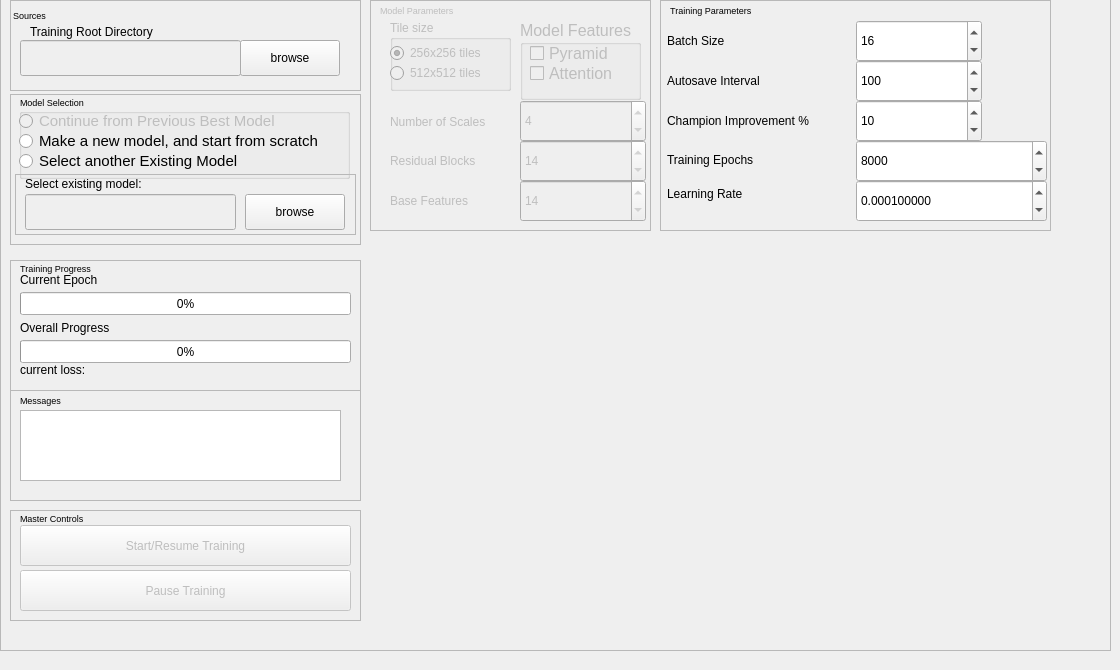
    <widget class="QWidget" name="tab_train">
     <attribute name="title">
      <string>Training</string>
     </attribute>
     <widget class="QFrame" name="frame_3">
      <property name="geometry">
       <rect>
        <x>0</x>
        <y>-10</y>
        <width>1111</width>
        <height>661</height>
       </rect>
      </property>
      <property name="frameShape">
       <enum>QFrame::StyledPanel</enum>
      </property>
      <property name="frameShadow">
       <enum>QFrame::Raised</enum>
      </property>
      <widget class="QFrame" name="frame_model_params">
       <property name="enabled">
        <bool>false</bool>
       </property>
       <property name="geometry">
        <rect>
         <x>370</x>
         <y>10</y>
         <width>281</width>
         <height>231</height>
        </rect>
       </property>
       <property name="frameShape">
        <enum>QFrame::StyledPanel</enum>
       </property>
       <property name="frameShadow">
        <enum>QFrame::Sunken</enum>
       </property>
       <widget class="QGroupBox" name="grp_tile_size">
        <property name="geometry">
         <rect>
          <x>20</x>
          <y>20</y>
          <width>121</width>
          <height>71</height>
         </rect>
        </property>
        <property name="toolTip">
         <string>Select the training tile size.</string>
        </property>
        <property name="title">
         <string>Tile size</string>
        </property>
        <widget class="QRadioButton" name="rdo_tile_512">
         <property name="geometry">
          <rect>
           <x>0</x>
           <y>40</y>
           <width>121</width>
           <height>26</height>
          </rect>
         </property>
         <property name="text">
          <string>512x512 tiles</string>
         </property>
        </widget>
        <widget class="QRadioButton" name="rdo_tile_256">
         <property name="geometry">
          <rect>
           <x>0</x>
           <y>20</y>
           <width>121</width>
           <height>26</height>
          </rect>
         </property>
         <property name="text">
          <string>256x256 tiles</string>
         </property>
         <property name="checked">
          <bool>true</bool>
         </property>
        </widget>
       </widget>
       <widget class="QSpinBox" name="spinBox_scales">
        <property name="geometry">
         <rect>
          <x>150</x>
          <y>100</y>
          <width>126</width>
          <height>42</height>
         </rect>
        </property>
        <property name="minimum">
         <number>1</number>
        </property>
        <property name="maximum">
         <number>5</number>
        </property>
        <property name="value">
         <number>4</number>
        </property>
       </widget>
       <widget class="QLabel" name="label_5">
        <property name="geometry">
         <rect>
          <x>20</x>
          <y>112</y>
          <width>121</width>
          <height>20</height>
         </rect>
        </property>
        <property name="text">
         <string>Number of Scales</string>
        </property>
       </widget>
       <widget class="QLabel" name="label_12">
        <property name="geometry">
         <rect>
          <x>20</x>
          <y>151</y>
          <width>121</width>
          <height>20</height>
         </rect>
        </property>
        <property name="text">
         <string>Residual Blocks</string>
        </property>
       </widget>
       <widget class="QSpinBox" name="spinBox_residual_blocks">
        <property name="geometry">
         <rect>
          <x>150</x>
          <y>140</y>
          <width>126</width>
          <height>42</height>
         </rect>
        </property>
        <property name="minimum">
         <number>1</number>
        </property>
        <property name="maximum">
         <number>32</number>
        </property>
        <property name="value">
         <number>14</number>
        </property>
       </widget>
       <widget class="QGroupBox" name="groupBox">
        <property name="geometry">
         <rect>
          <x>150</x>
          <y>20</y>
          <width>121</width>
          <height>80</height>
         </rect>
        </property>
        <property name="font">
         <font>
          <family>Cantarell</family>
          <pointsize>12</pointsize>
          <weight>50</weight>
          <bold>false</bold>
          <kerning>false</kerning>
         </font>
        </property>
        <property name="title">
         <string>Model Features</string>
        </property>
        <property name="flat">
         <bool>false</bool>
        </property>
        <widget class="QCheckBox" name="checkBox_use_attention">
         <property name="geometry">
          <rect>
           <x>10</x>
           <y>40</y>
           <width>91</width>
           <height>26</height>
          </rect>
         </property>
         <property name="text">
          <string>Attention</string>
         </property>
        </widget>
        <widget class="QCheckBox" name="checkBox_use_pyramid">
         <property name="geometry">
          <rect>
           <x>10</x>
           <y>20</y>
           <width>161</width>
           <height>26</height>
          </rect>
         </property>
         <property name="text">
          <string>Pyramid </string>
         </property>
        </widget>
       </widget>
       <widget class="QLabel" name="label_13">
        <property name="geometry">
         <rect>
          <x>20</x>
          <y>191</y>
          <width>111</width>
          <height>20</height>
         </rect>
        </property>
        <property name="text">
         <string>Base Features</string>
        </property>
       </widget>
       <widget class="QSpinBox" name="spinBox_base_features">
        <property name="geometry">
         <rect>
          <x>150</x>
          <y>180</y>
          <width>126</width>
          <height>42</height>
         </rect>
        </property>
        <property name="minimum">
         <number>1</number>
        </property>
        <property name="maximum">
         <number>32</number>
        </property>
        <property name="value">
         <number>14</number>
        </property>
       </widget>
       <widget class="QLabel" name="label_15">
        <property name="geometry">
         <rect>
          <x>10</x>
          <y>0</y>
          <width>171</width>
          <height>20</height>
         </rect>
        </property>
        <property name="font">
         <font>
          <family>Cantarell</family>
          <pointsize>7</pointsize>
          <weight>50</weight>
          <bold>false</bold>
          <kerning>false</kerning>
         </font>
        </property>
        <property name="text">
         <string>Model Parameters</string>
        </property>
       </widget>
      </widget>
      <widget class="QFrame" name="imagesFrame">
       <property name="geometry">
        <rect>
         <x>10</x>
         <y>10</y>
         <width>351</width>
         <height>91</height>
        </rect>
       </property>
       <property name="toolTipDuration">
        <number>18</number>
       </property>
       <property name="frameShape">
        <enum>QFrame::StyledPanel</enum>
       </property>
       <property name="frameShadow">
        <enum>QFrame::Raised</enum>
       </property>
       <widget class="QLineEdit" name="lineEdit_training_root_dir">
        <property name="enabled">
         <bool>false</bool>
        </property>
        <property name="geometry">
         <rect>
          <x>10</x>
          <y>40</y>
          <width>221</width>
          <height>36</height>
         </rect>
        </property>
        <property name="toolTip">
         <string extracomment="This directory must contain subdirectories &quot;source_images&quot; and &quot;target_images&quot;. If a &quot;models&quot; subdirectory doesn't exist, it will be created."/>
        </property>
       </widget>
       <widget class="QPushButton" name="btn_training_root_browse">
        <property name="geometry">
         <rect>
          <x>230</x>
          <y>40</y>
          <width>100</width>
          <height>36</height>
         </rect>
        </property>
        <property name="mouseTracking">
         <bool>true</bool>
        </property>
        <property name="toolTip">
         <string extracomment="This directory must contain subdirectories &quot;source_images&quot; and &quot;target_images&quot;. If a &quot;models&quot; subdirectory doesn't exist, it will be created."/>
        </property>
        <property name="text">
         <string>browse</string>
        </property>
       </widget>
       <widget class="QLabel" name="label_14">
        <property name="geometry">
         <rect>
          <x>20</x>
          <y>22</y>
          <width>171</width>
          <height>20</height>
         </rect>
        </property>
        <property name="mouseTracking">
         <bool>true</bool>
        </property>
        <property name="toolTip">
         <string extracomment="This directory must contain subdirectories &quot;source_images&quot; and &quot;target_images&quot;. If a &quot;models&quot; subdirectory doesn't exist, it will be created."/>
        </property>
        <property name="text">
         <string>Training Root Directory</string>
        </property>
       </widget>
      </widget>
      <widget class="QFrame" name="frame_select_model">
       <property name="geometry">
        <rect>
         <x>10</x>
         <y>104</y>
         <width>351</width>
         <height>151</height>
        </rect>
       </property>
       <property name="frameShape">
        <enum>QFrame::StyledPanel</enum>
       </property>
       <property name="frameShadow">
        <enum>QFrame::Raised</enum>
       </property>
       <widget class="QGroupBox" name="groupBox_select_model">
        <property name="enabled">
         <bool>true</bool>
        </property>
        <property name="geometry">
         <rect>
          <x>9</x>
          <y>14</y>
          <width>331</width>
          <height>71</height>
         </rect>
        </property>
        <property name="font">
         <font>
          <family>Cantarell</family>
          <pointsize>11</pointsize>
          <weight>50</weight>
          <bold>false</bold>
          <kerning>false</kerning>
         </font>
        </property>
        <property name="title">
         <string/>
        </property>
        <widget class="QRadioButton" name="rdo_use_previous_best_model">
         <property name="enabled">
          <bool>false</bool>
         </property>
         <property name="geometry">
          <rect>
           <x>0</x>
           <y>0</y>
           <width>281</width>
           <height>26</height>
          </rect>
         </property>
         <property name="text">
          <string>Continue from Previous Best Model</string>
         </property>
        </widget>
        <widget class="QRadioButton" name="rdo_select_existing_model">
         <property name="geometry">
          <rect>
           <x>0</x>
           <y>40</y>
           <width>241</width>
           <height>26</height>
          </rect>
         </property>
         <property name="text">
          <string>Select another Existing Model</string>
         </property>
        </widget>
        <widget class="QRadioButton" name="rdo_make_new_model">
         <property name="geometry">
          <rect>
           <x>0</x>
           <y>20</y>
           <width>321</width>
           <height>26</height>
          </rect>
         </property>
         <property name="text">
          <string>Make a new model, and start from scratch</string>
         </property>
        </widget>
       </widget>
       <widget class="QFrame" name="frame_select_existing_model">
        <property name="geometry">
         <rect>
          <x>5</x>
          <y>80</y>
          <width>341</width>
          <height>61</height>
         </rect>
        </property>
        <property name="frameShape">
         <enum>QFrame::StyledPanel</enum>
        </property>
        <property name="frameShadow">
         <enum>QFrame::Raised</enum>
        </property>
        <widget class="QPushButton" name="btn_select_existing_model">
         <property name="geometry">
          <rect>
           <x>230</x>
           <y>20</y>
           <width>100</width>
           <height>36</height>
          </rect>
         </property>
         <property name="text">
          <string>browse</string>
         </property>
        </widget>
        <widget class="QLineEdit" name="lineEdit_selected_model">
         <property name="enabled">
          <bool>false</bool>
         </property>
         <property name="geometry">
          <rect>
           <x>10</x>
           <y>20</y>
           <width>211</width>
           <height>36</height>
          </rect>
         </property>
        </widget>
        <widget class="QLabel" name="label_3">
         <property name="geometry">
          <rect>
           <x>10</x>
           <y>0</y>
           <width>211</width>
           <height>20</height>
          </rect>
         </property>
         <property name="text">
          <string>Select existing model:</string>
         </property>
        </widget>
       </widget>
       <widget class="QLabel" name="label_7">
        <property name="geometry">
         <rect>
          <x>10</x>
          <y>0</y>
          <width>161</width>
          <height>16</height>
         </rect>
        </property>
        <property name="font">
         <font>
          <family>Cantarell</family>
          <pointsize>7</pointsize>
          <weight>50</weight>
          <bold>false</bold>
          <kerning>false</kerning>
         </font>
        </property>
        <property name="text">
         <string>Model Selection</string>
        </property>
       </widget>
      </widget>
      <widget class="QFrame" name="frame_training_params">
       <property name="enabled">
        <bool>true</bool>
       </property>
       <property name="geometry">
        <rect>
         <x>660</x>
         <y>10</y>
         <width>391</width>
         <height>231</height>
        </rect>
       </property>
       <property name="frameShape">
        <enum>QFrame::StyledPanel</enum>
       </property>
       <property name="frameShadow">
        <enum>QFrame::Raised</enum>
       </property>
       <widget class="QLabel" name="ChampionImprovementpct_4">
        <property name="geometry">
         <rect>
          <x>7</x>
          <y>111</y>
          <width>191</width>
          <height>20</height>
         </rect>
        </property>
        <property name="text">
         <string>Champion Improvement %</string>
        </property>
       </widget>
       <widget class="QSpinBox" name="spinBox_save_interval">
        <property name="geometry">
         <rect>
          <x>196</x>
          <y>60</y>
          <width>126</width>
          <height>42</height>
         </rect>
        </property>
        <property name="minimum">
         <number>10</number>
        </property>
        <property name="maximum">
         <number>1000</number>
        </property>
        <property name="singleStep">
         <number>10</number>
        </property>
        <property name="value">
         <number>100</number>
        </property>
       </widget>
       <widget class="QLabel" name="label_9">
        <property name="geometry">
         <rect>
          <x>7</x>
          <y>31</y>
          <width>181</width>
          <height>20</height>
         </rect>
        </property>
        <property name="text">
         <string>Batch Size</string>
        </property>
       </widget>
       <widget class="QSpinBox" name="spinBox_champion_improvement_pct">
        <property name="geometry">
         <rect>
          <x>196</x>
          <y>100</y>
          <width>126</width>
          <height>42</height>
         </rect>
        </property>
        <property name="minimum">
         <number>2</number>
        </property>
        <property name="maximum">
         <number>100</number>
        </property>
        <property name="singleStep">
         <number>1</number>
        </property>
        <property name="value">
         <number>10</number>
        </property>
       </widget>
       <widget class="QLabel" name="label_10">
        <property name="geometry">
         <rect>
          <x>7</x>
          <y>71</y>
          <width>181</width>
          <height>20</height>
         </rect>
        </property>
        <property name="text">
         <string>Autosave Interval</string>
        </property>
       </widget>
       <widget class="QSpinBox" name="spinBox_batch_size">
        <property name="geometry">
         <rect>
          <x>196</x>
          <y>20</y>
          <width>126</width>
          <height>42</height>
         </rect>
        </property>
        <property name="minimum">
         <number>1</number>
        </property>
        <property name="maximum">
         <number>64</number>
        </property>
        <property name="value">
         <number>16</number>
        </property>
       </widget>
       <widget class="QLabel" name="ChampionImprovementpct_5">
        <property name="geometry">
         <rect>
          <x>7</x>
          <y>150</y>
          <width>181</width>
          <height>20</height>
         </rect>
        </property>
        <property name="text">
         <string>Training Epochs</string>
        </property>
       </widget>
       <widget class="QLabel" name="ChampionImprovementpct_6">
        <property name="geometry">
         <rect>
          <x>7</x>
          <y>184</y>
          <width>181</width>
          <height>20</height>
         </rect>
        </property>
        <property name="text">
         <string>Learning Rate</string>
        </property>
       </widget>
       <widget class="QDoubleSpinBox" name="doubleSpinBox_learning_rate">
        <property name="geometry">
         <rect>
          <x>196</x>
          <y>180</y>
          <width>191</width>
          <height>42</height>
         </rect>
        </property>
        <property name="decimals">
         <number>9</number>
        </property>
        <property name="minimum">
         <double>0.000001000000000</double>
        </property>
        <property name="maximum">
         <double>1.000000000000000</double>
        </property>
        <property name="singleStep">
         <double>0.000010000000000</double>
        </property>
        <property name="value">
         <double>0.000100000000000</double>
        </property>
       </widget>
       <widget class="QSpinBox" name="spinBox_num_epochs">
        <property name="geometry">
         <rect>
          <x>196</x>
          <y>140</y>
          <width>191</width>
          <height>42</height>
         </rect>
        </property>
        <property name="minimum">
         <number>2</number>
        </property>
        <property name="maximum">
         <number>9999999</number>
        </property>
        <property name="singleStep">
         <number>100</number>
        </property>
        <property name="value">
         <number>8000</number>
        </property>
       </widget>
       <widget class="QLabel" name="label_16">
        <property name="geometry">
         <rect>
          <x>10</x>
          <y>0</y>
          <width>171</width>
          <height>20</height>
         </rect>
        </property>
        <property name="font">
         <font>
          <family>Cantarell</family>
          <pointsize>7</pointsize>
          <weight>50</weight>
          <bold>false</bold>
          <kerning>false</kerning>
         </font>
        </property>
        <property name="text">
         <string>Training Parameters</string>
        </property>
       </widget>
      </widget>
      <widget class="QLabel" name="label_29">
       <property name="geometry">
        <rect>
         <x>13</x>
         <y>15</y>
         <width>171</width>
         <height>20</height>
        </rect>
       </property>
       <property name="font">
        <font>
         <family>Cantarell</family>
         <pointsize>7</pointsize>
         <weight>50</weight>
         <bold>false</bold>
         <kerning>false</kerning>
        </font>
       </property>
       <property name="text">
        <string>Sources </string>
       </property>
      </widget>
      <widget class="QFrame" name="frame_5">
       <property name="geometry">
        <rect>
         <x>10</x>
         <y>270</y>
         <width>351</width>
         <height>131</height>
        </rect>
       </property>
       <property name="frameShape">
        <enum>QFrame::StyledPanel</enum>
       </property>
       <property name="frameShadow">
        <enum>QFrame::Raised</enum>
       </property>
       <widget class="QProgressBar" name="progressBar_current_epoch">
        <property name="geometry">
         <rect>
          <x>10</x>
          <y>32</y>
          <width>331</width>
          <height>23</height>
         </rect>
        </property>
        <property name="value">
         <number>0</number>
        </property>
       </widget>
       <widget class="QLabel" name="label_2">
        <property name="geometry">
         <rect>
          <x>10</x>
          <y>10</y>
          <width>141</width>
          <height>20</height>
         </rect>
        </property>
        <property name="text">
         <string>Current Epoch</string>
        </property>
       </widget>
       <widget class="QProgressBar" name="progressBar_overall_progress">
        <property name="geometry">
         <rect>
          <x>10</x>
          <y>80</y>
          <width>331</width>
          <height>23</height>
         </rect>
        </property>
        <property name="value">
         <number>0</number>
        </property>
       </widget>
       <widget class="QLabel" name="label_4">
        <property name="geometry">
         <rect>
          <x>10</x>
          <y>58</y>
          <width>141</width>
          <height>20</height>
         </rect>
        </property>
        <property name="text">
         <string>Overall Progress</string>
        </property>
       </widget>
       <widget class="QLabel" name="label_current_loss">
        <property name="geometry">
         <rect>
          <x>10</x>
          <y>100</y>
          <width>281</width>
          <height>20</height>
         </rect>
        </property>
        <property name="text">
         <string>current loss:</string>
        </property>
       </widget>
       <widget class="QLabel" name="label_8">
        <property name="geometry">
         <rect>
          <x>10</x>
          <y>0</y>
          <width>161</width>
          <height>16</height>
         </rect>
        </property>
        <property name="font">
         <font>
          <family>Cantarell</family>
          <pointsize>7</pointsize>
          <weight>50</weight>
          <bold>false</bold>
          <kerning>false</kerning>
         </font>
        </property>
        <property name="text">
         <string>Training Progress</string>
        </property>
       </widget>
      </widget>
      <widget class="QFrame" name="frame_7">
       <property name="geometry">
        <rect>
         <x>10</x>
         <y>400</y>
         <width>351</width>
         <height>111</height>
        </rect>
       </property>
       <property name="frameShape">
        <enum>QFrame::StyledPanel</enum>
       </property>
       <property name="frameShadow">
        <enum>QFrame::Raised</enum>
       </property>
       <widget class="QTextEdit" name="textValidation_message">
        <property name="enabled">
         <bool>true</bool>
        </property>
        <property name="geometry">
         <rect>
          <x>10</x>
          <y>20</y>
          <width>321</width>
          <height>71</height>
         </rect>
        </property>
        <property name="html">
         <string>&lt;!DOCTYPE HTML PUBLIC &quot;-//W3C//DTD HTML 4.0//EN&quot; &quot;http://www.w3.org/TR/REC-html40/strict.dtd&quot;&gt;
&lt;html&gt;&lt;head&gt;&lt;meta name=&quot;qrichtext&quot; content=&quot;1&quot; /&gt;&lt;style type=&quot;text/css&quot;&gt;
p, li { white-space: pre-wrap; }
&lt;/style&gt;&lt;/head&gt;&lt;body style=&quot; font-family:'Cantarell','Cantarell'; font-size:12pt; font-weight:400; font-style:normal;&quot;&gt;
&lt;p style=&quot;-qt-paragraph-type:empty; margin-top:0px; margin-bottom:0px; margin-left:0px; margin-right:0px; -qt-block-indent:0; text-indent:0px;&quot;&gt;&lt;br /&gt;&lt;/p&gt;&lt;/body&gt;&lt;/html&gt;</string>
        </property>
       </widget>
       <widget class="QLabel" name="label_11">
        <property name="geometry">
         <rect>
          <x>10</x>
          <y>2</y>
          <width>161</width>
          <height>16</height>
         </rect>
        </property>
        <property name="font">
         <font>
          <family>Cantarell</family>
          <pointsize>7</pointsize>
          <weight>50</weight>
          <bold>false</bold>
          <kerning>false</kerning>
         </font>
        </property>
        <property name="text">
         <string>Messages</string>
        </property>
       </widget>
      </widget>
      <widget class="QFrame" name="frame_8">
       <property name="geometry">
        <rect>
         <x>10</x>
         <y>520</y>
         <width>351</width>
         <height>111</height>
        </rect>
       </property>
       <property name="frameShape">
        <enum>QFrame::StyledPanel</enum>
       </property>
       <property name="frameShadow">
        <enum>QFrame::Raised</enum>
       </property>
       <widget class="QPushButton" name="btn_pause_training">
        <property name="enabled">
         <bool>false</bool>
        </property>
        <property name="geometry">
         <rect>
          <x>10</x>
          <y>60</y>
          <width>331</width>
          <height>41</height>
         </rect>
        </property>
        <property name="text">
         <string>Pause Training</string>
        </property>
       </widget>
       <widget class="QPushButton" name="btn_start_training">
        <property name="enabled">
         <bool>false</bool>
        </property>
        <property name="geometry">
         <rect>
          <x>10</x>
          <y>15</y>
          <width>331</width>
          <height>41</height>
         </rect>
        </property>
        <property name="text">
         <string>Start/Resume Training</string>
        </property>
       </widget>
       <widget class="QLabel" name="label_19">
        <property name="geometry">
         <rect>
          <x>10</x>
          <y>0</y>
          <width>161</width>
          <height>16</height>
         </rect>
        </property>
        <property name="font">
         <font>
          <family>Cantarell</family>
          <pointsize>7</pointsize>
          <weight>50</weight>
          <bold>false</bold>
          <kerning>false</kerning>
         </font>
        </property>
        <property name="text">
         <string>Master Controls</string>
        </property>
       </widget>
      </widget>
     </widget>
    </widget>
